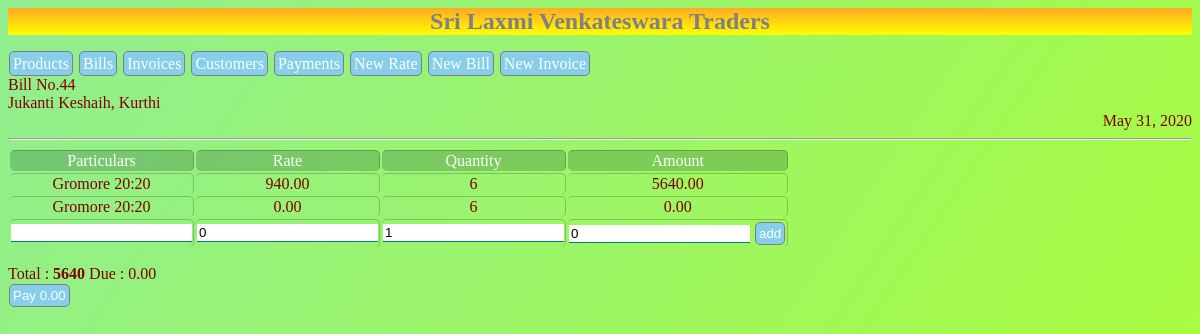
The app's page /bill/44/ with its own data.
### home/models.py (models this page shows, shortened)
class Particular(models.Model):
    bill = models.ForeignKey(Bill,on_delete=models.CASCADE)
    rate_fk = models.ForeignKey(Rate,on_delete=models.CASCADE)
    rate = models.DecimalField(max_digits=10,decimal_places=2)
    quantity = models.IntegerField(default=1)
    amount = models.DecimalField(max_digits=10,decimal_places=2)

class Bill(models.Model):
    customer = models.ForeignKey('Customer',on_delete=models.CASCADE)
    date = models.DateTimeField(auto_now=True)
    total = models.DecimalField(max_digits=10,decimal_places=2,default=0)
    due = models.DecimalField(max_digits=10, decimal_places=2,default=0)

class Customer(models.Model):
    name = models.CharField(max_length=64)
    phone = models.IntegerField(null=True)
    email = models.EmailField(null=True)
    address = models.ForeignKey(Village,models.CASCADE,related_name='user_address')#models.CharField(max_length=128)
    due = models.DecimalField(default=0,decimal_places=2,max_digits=10)
    def __str__(self):
        phone = ''
        if self.phone != -1:
            phone = self.phone
        return " "+self.name+", "+" "+self.address.village+" "+str(phone)

class Village(models.Model):
    village = models.CharField(max_length=64)
    mandal = models.CharField(max_length=64)
    district = models.CharField(max_length=64)

class Rate(models.Model):
    product = models.ForeignKey(Product,on_delete=models.CASCADE)
    rate = models.DecimalField(max_digits=10,decimal_places=2)
    date = models.DateTimeField(auto_now=True)

class Product(models.Model):
    name = models.CharField(max_length=64)
    quantity = models.IntegerField(default=0)

### home/views.py (the view)
# urls.py: path('bill/<int:id>/',BillParticularsListView.as_view(),name='bill_particular'),
class BillParticularsListView(ListView):
    model = Particular
    template_name = 'home/particulars.html'
    context_object_name = 'particulars'
    def get_queryset(self):
        bill = get_object_or_404(Bill,id=self.kwargs.get('id'))
        return Particular.objects.filter(bill=bill).order_by('-amount')
    def get_context_data(self):
        context = super().get_context_data()
        context['products'] = Product.objects.all()
        context['rates'] = Rate.objects.all()
        return context

### home/templates/home/particulars.html (shortened to what this page needs)
{% extends 'home/base.html' %}
{% block content %}
    <div>Bill No.{{ view.kwargs.id }}</div>
    {% if particulars %}
        <div>{{ particulars.first.bill.customer }}</div>
        <div style='float: right;'><span class="date">{{ particulars.first.bill.date.date }}<span class="time">,{{ particulars.first.bill.date.time }}</span></span></div>
        <br />
        <hr />
    {% else %}
        No particulars!
    {% endif %}
    <form method="POST" action="{% url 'new_particular' view.kwargs.id %}">
        <table id='cart'>
            <tr>
                <td>Particulars</td>
                <td>Rate</td>
                <td>Quantity</td>
                <td>Amount</td>
            </tr>
            {% for p in particulars %}
            <tr>
                <td>{{ p.rate_fk.product.name }}</td>
                <td>{{ p.rate }}</td>
                <td>{{ p.quantity }}</td>
                <td class='amount0'>{{ p.amount }}</td>
            </tr>
            {% endfor %}
            <tr id='first'>
                <td>
                    <input list='products'  onblur="fill_up(this)" />
                </td>
                <td>
                    <input type="number" name="rate" class='inp_num' value=0 onblur="update_particular(this);update_total();" />
                </td>
                <td>
                    <input type="number" name="quantity" class='inp_num' value=1 onblur="update_particular(this);update_total();" />
                </td>
                <td class='amount1'>
                    <input type="number"  name='amount' value=0 contenteditable="false" />
                    <input type='submit' class='btn' value='add' />
                </td>
            </tr>
        </table>
    </form>
    Total : <b id='total_id'>0</b>
    {% if particulars %}
    Due : {{ particulars.first.bill.due }}
    <form  method="POST" action="{% url 'payment' particulars.first.bill.id %}">
        <input class="btn" type="submit" value="Pay {{ particulars.first.bill.due }}" />
    </form>
    {% endif %}
{% endblock %}

### home/templates/home/base.html (style rules this page uses)
.btn { background-color:skyblue; color: white; text-decoration: none; margin: 1px; padding: 3px; border-radius: 5px; border: 1px solid grey; }
body { background: -webkit-gradient(linear,left top, right bottom , from(lightgreen), to(greenyellow)) fixed; color: maroon; }
td { text-align: center; border-right: 1px solid rgba(0,0,0,0.2); border-top: 1px solid rgba(0,0,0,0.2); border-radius: 5px; }
tr:nth-child(1) { background-color: rgba(0,43,33,0.2); color: white; }

### records on screen
Particular: first.bill.customer "Jukanti Keshaih, Kurthi", first.bill "May 31, 2020", rate_fk.product.name "Gromore 20:20", rate "940.00", quantity "6", amount "5640.00", first.bill.due "0.00", first.bill.due "Pay 0.00"
Particular: rate_fk.product.name "Gromore 20:20", rate "0.00", quantity "6", amount "0.00"

### other values on screen
{{ view.kwargs.id }} "44"
